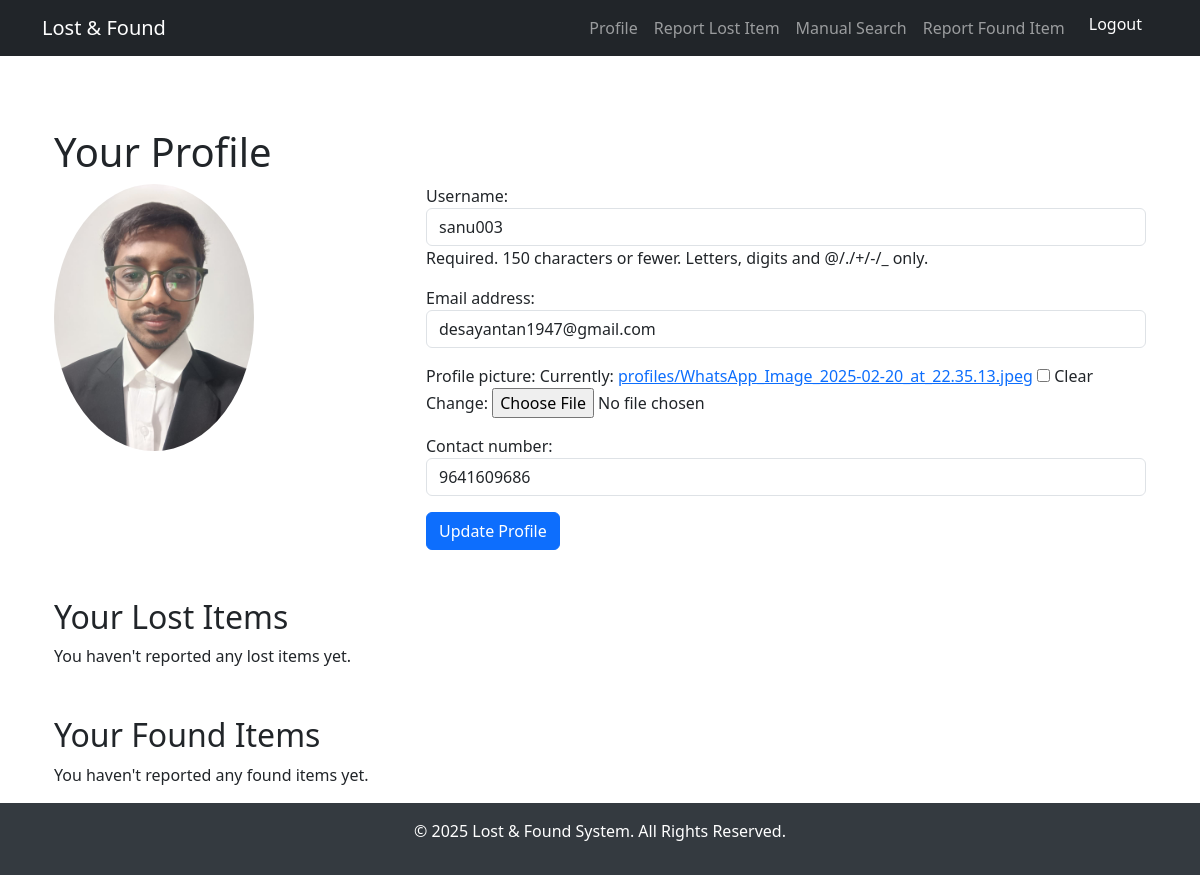
/profile/ (signed in), run on the app's committed database.
### mainapp/models.py (models this page shows, shortened)
class CustomUser(AbstractUser):
    profile_picture = models.ImageField(upload_to='profiles/', blank=True, null=True)
    contact_number = models.CharField(max_length=15, blank=True)
    groups = models.ManyToManyField(Group, related_name="customuser_groups", blank=True)
    user_permissions = models.ManyToManyField(Permission, related_name="customuser_permissions", blank=True)

### mainapp/views.py (the view)
# urls.py: path('profile/', views.profile, name='profile'),
@login_required(login_url='login')
def profile(request):
    user = request.user
    lost_items = ItemLost.objects.filter(user=user).order_by('-created_at')
    found_items = ItemFound.objects.filter(user=user).order_by('-created_at')
    if request.method == "POST":
        form = ProfileUpdateForm(request.POST, request.FILES, instance=user)
        if form.is_valid():
            form.save()
            messages.success(request, "Profile updated successfully!")
            return redirect('profile')
        else:
            messages.error(request, "Error updating profile.")
    else:
        form = ProfileUpdateForm(instance=user)
    context = {'form': form, 'lost_items': lost_items, 'found_items': found_items}
    return render(request, 'mainapp/profile.html', context)

### mainapp/forms.py
class ProfileUpdateForm(forms.ModelForm):
    class Meta:
        model = CustomUser
        fields = ['username', 'email', 'profile_picture', 'contact_number']
        widgets = {
            'username': forms.TextInput(attrs={'class': 'form-control'}),
            'email': forms.EmailInput(attrs={'class': 'form-control'}),
            'contact_number': forms.TextInput(attrs={'class': 'form-control'}),
        }

### mainapp/templates/mainapp/profile.html (shortened to what this page needs)
{% extends 'mainapp/base.html' %}
{% block content %}
<div class="container mt-5">
    <h1>Your Profile</h1>
    <div class="row">
        <div class="col-md-4">
            {% if user.profile_picture %}
                <img src="{{ user.profile_picture.url }}" class="img-fluid rounded-circle" alt="Profile Picture" style="max-width: 200px;">
            {% endif %}
        </div>
        <div class="col-md-8">
            <form method="post" enctype="multipart/form-data">
                {{ form.as_p }}
                <button type="submit" class="btn btn-primary">Update Profile</button>
            </form>
        </div>
    </div>
    <h2 class="mt-5">Your Lost Items</h2>
    {% if lost_items %}
        <div class="row">
            {% for item in lost_items %}
                <div class="col-md-4 mb-3">
                    <div class="card">
                        {% if item.image %}
                            <img src="{{ item.image.url }}" class="card-img-top" alt="{{ item.title }}">
                        {% endif %}
                        <div class="card-body">
                            <h5 class="card-title">{{ item.title }}</h5>
                            <p class="card-text">{{ item.description|truncatewords:20 }}</p>
                            <p class="card-text"><small class="text-muted">Status: {{ item.status }}</small></p>
                            <p class="card-text"><small class="text-muted">Posted: {{ item.created_at|date }}</small></p>
                            {% if item.status == 'Open' %}
                                <a href="{% url 'update_item_status' item.id 'lost' %}" class="btn btn-warning btn-sm">Mark as Resolved</a>
                            {% endif %}
                            <a href="{% url 'item_detail' item.id %}" class="btn btn-info btn-sm">View Details</a>
                        </div>
                    </div>
                </div>
            {% endfor %}
        </div>
    {% else %}
        <p>You haven't reported any lost items yet.</p>
    {% endif %}
    <h2 class="mt-5">Your Found Items</h2>
    {% if found_items %}
        <div class="row">
            {% for item in found_items %}
                <div class="col-md-4 mb-3">
                    <div class="card">
                        {% if item.image %}
                            <img src="{{ item.image.url }}" class="card-img-top" alt="{{ item.title }}">
                        {% endif %}
                        <div class="card-body">
                            <h5 class="card-title">{{ item.title }}</h5>
                            <p class="card-text">{{ item.description|truncatewords:20 }}</p>
                            <p class="card-text"><small class="text-muted">Status: {{ item.status }}</small></p>
                            <p class="card-text"><small class="text-muted">Posted: {{ item.created_at|date }}</small></p>
                            {% if item.status == 'Open' %}
                                <a href="{% url 'update_item_status' item.id 'found' %}" class="btn btn-warning btn-sm">Mark as Resolved</a>
                            {% endif %}
                            <a href="{% url 'item_detail' item.id %}" class="btn btn-info btn-sm">View Details</a>
                        </div>
                    </div>
                </div>
            {% endfor %}
        </div>
    {% else %}
        <p>You haven't reported any found items yet.</p>
    {% endif %}
</div>
{% endblock %}

### mainapp/templates/mainapp/base.html (style rules this page uses)
html, body { height: 100%; display: flex; flex-direction: column; }

### data on the page
CustomUser: profile_picture (picture), username "sanu003", email "desayantan1947@gmail.com", contact_number "9641609686"
